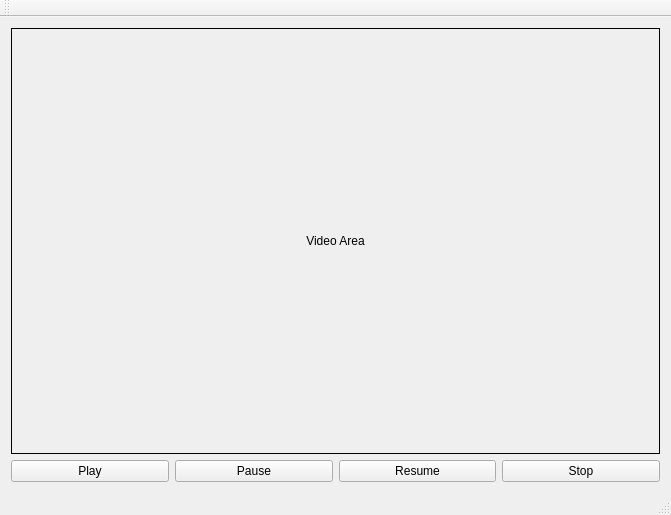
<?xml version="1.0" encoding="UTF-8"?>
<ui version="4.0">
 <class>MainWindow</class>
 <widget class="QMainWindow" name="MainWindow">
  <property name="geometry">
   <rect>
    <x>0</x>
    <y>0</y>
    <width>671</width>
    <height>515</height>
   </rect>
  </property>
  <property name="windowTitle">
   <string>MainWindow</string>
  </property>
  <widget class="QWidget" name="centralWidget">
   <layout class="QVBoxLayout" name="verticalLayout" stretch="1,0">
    <item>
     <widget class="QLabel" name="label_video">
      <property name="frameShape">
       <enum>QFrame::Box</enum>
      </property>
      <property name="text">
       <string>Video Area</string>
      </property>
      <property name="alignment">
       <set>Qt::AlignCenter</set>
      </property>
     </widget>
    </item>
    <item>
     <layout class="QHBoxLayout" name="horizontalLayout">
      <item>
       <widget class="QPushButton" name="pushButton_play">
        <property name="text">
         <string>Play</string>
        </property>
       </widget>
      </item>
      <item>
       <widget class="QPushButton" name="pushButton_pause">
        <property name="text">
         <string>Pause</string>
        </property>
       </widget>
      </item>
      <item>
       <widget class="QPushButton" name="pushButton_resume">
        <property name="text">
         <string>Resume</string>
        </property>
       </widget>
      </item>
      <item>
       <widget class="QPushButton" name="pushButton_stop">
        <property name="text">
         <string>Stop</string>
        </property>
       </widget>
      </item>
     </layout>
    </item>
   </layout>
  </widget>
  <widget class="QMenuBar" name="menuBar">
   <property name="geometry">
    <rect>
     <x>0</x>
     <y>0</y>
     <width>671</width>
     <height>26</height>
    </rect>
   </property>
  </widget>
  <widget class="QToolBar" name="mainToolBar">
   <attribute name="toolBarArea">
    <enum>TopToolBarArea</enum>
   </attribute>
   <attribute name="toolBarBreak">
    <bool>false</bool>
   </attribute>
  </widget>
  <widget class="QStatusBar" name="statusBar"/>
 </widget>
 <layoutdefault spacing="6" margin="11"/>
 <resources/>
 <connections/>
</ui>
